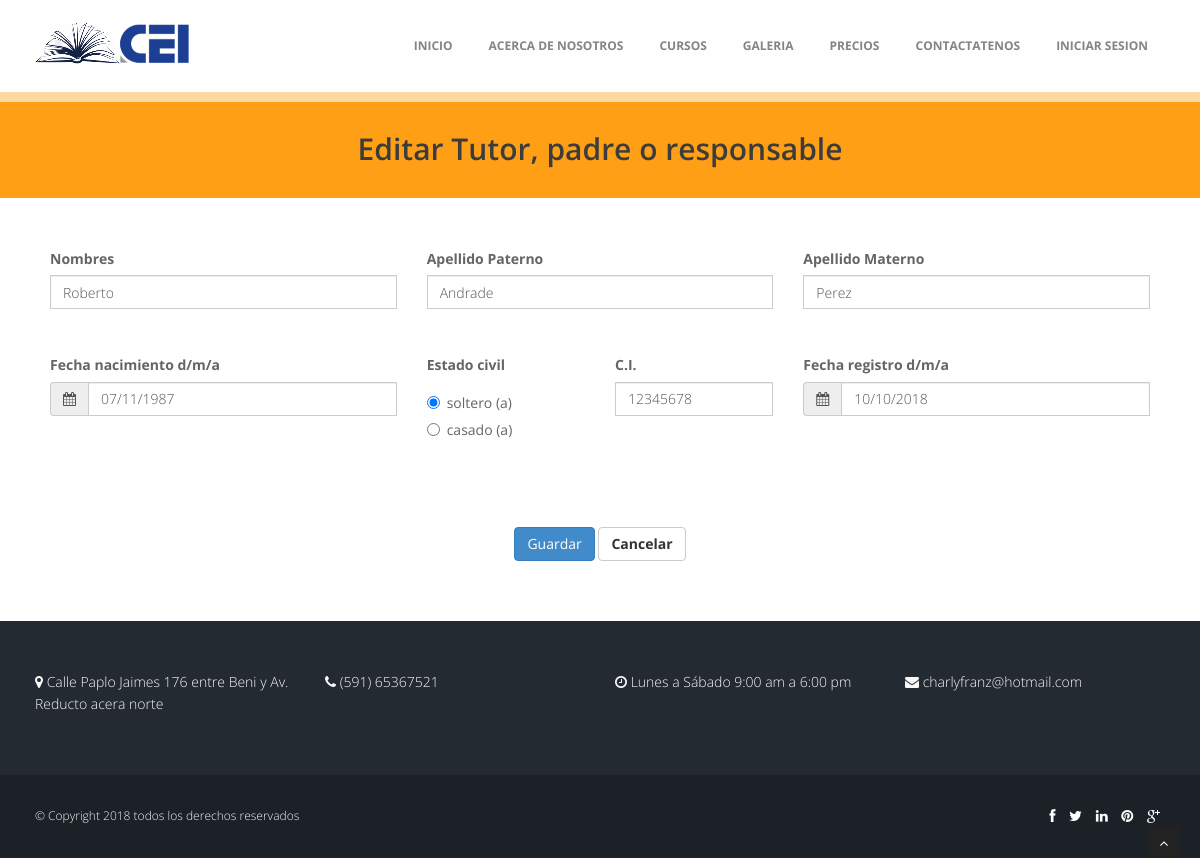
The app's page /admin/tutores/edit/1 with its own data.
### tables this page shows
CREATE TABLE `tutor` (
  `ID_TUTOR` int(11) NOT NULL,
  `NOMBRE` varchar(20) DEFAULT NULL,
  `AP_PATERNO` varchar(20) DEFAULT NULL,
  `AP_MATERNO` varchar(20) DEFAULT NULL,
  `FECHA_NACIMIENTO` varchar(10) DEFAULT NULL,
  `ESTADO_CIVIL` varchar(15) DEFAULT NULL,
  `CI` int(11) DEFAULT NULL,
  `FECHA_REGISTRO` varchar(10) DEFAULT NULL
);

### application/controllers/admin/tutores.php (called while the page is built, shortened)
<?php
class Tutores extends CI_Controller {
  public function __construct(){
    $this->load->model("model_tutores");
  }
  public function edit($id){
    $data = array(
      'tutor' => $this->model_tutores->get($id)
    );
    $this->load->view('header');
		$this->load->view('admin/tutores/t_vista_edit', $data);
		$this->load->view('footer');
  }
}

### index.php (called while the page is built, shortened)
<?php
require_once BASEPATH.'core/CodeIgniter.php';

### application/models/model_tutores.php (called while the page is built, shortened)
<?php
class Model_tutores extends CI_Model {
  public function get($id){
    $this->db->where("id_tutor", $id);
    $resultado = $this->db->get("tutor");
    return $resultado->row();
  }
}

### application/views/admin/tutores/t_vista_edit.php (the view, shortened to what this page needs)
<section id="inner-headline">
	<div class="container">
		<div class="row">
			<div class="col-lg-12">
				<h2 class="pageTitle"> Editar Tutor, padre o responsable
				</h2>
			</div>
		</div>
	</div>
	</section>
	<section id="content">
		<div class="container">
    <div class="row">
      <div class="col-md-12">
      <form action="<?php echo base_url(); ?>admin/tutores/update" method="post">
					<div class="col-sm-12">
						<div class="row">
							<div class="col-sm-4 form-group">
								<label>Nombres</label>
								<input type="text" placeholder="ejemplo:  Juan Pablo" class="form-control" required="" name="nombre" value="<?php echo $tutor->NOMBRE?>">
							</div>
							<div class="col-sm-4 form-group">
								<label>Apellido Paterno</label>
								<input type="text" placeholder="ejemplo:  Gonzales" class="form-control" required="" name="ap_paterno"value="<?php echo $tutor->AP_PATERNO?>">
              </div>
              <div class="col-sm-4 form-group">
								<label>Apellido Materno</label>
								<input type="text" placeholder="ejemplo:  Perez" class="form-control" required="" name="ap_materno" value="<?php echo $tutor->AP_MATERNO?>">
							</div>
						</div>
						<div class="row">
							<div class="col-sm-4 form-group">
								<label>Fecha nacimiento d/m/a</label>
								<div class="input-group date">
									<div class="input-group-addon">
										<i class="fa fa-calendar"></i>
									</div>
									<input type="text" class="form-control pull-right" id="datepicker" name="fecha_nacimiento" value="<?php echo $tutor->FECHA_NACIMIENTO;?>">
								</div>
							</div>
							<div class="col-sm-4 ">
								<div class="row">
									<div class="col-sm-6 form-group">
										<label>Estado civil</label>
										<?php
											$es_soltero=false;
											if($tutor->ESTADO_CIVIL=='soltero (a)'){
												$es_soltero=true;
											}
										?>
										<div class="radio">
											<label>
												<input id="soltero" type="radio" name="estado_civil" id="soltero" value="soltero (a)" <?php
												if($es_soltero) echo "checked"?> >
												soltero (a)
											</label>
										</div>
										<div class="radio">
											<label>
												<input id="casado" type="radio" name="estado_civil" id="casado" value="casado (a)" <?php
												if(!$es_soltero) echo "checked"?> >
												casado (a)
											</label>
										</div>
									</div>
									<div class="col-sm-6 form-group">
										<label>C.I.</label>
										<input type="number"  class="form-control" required="" name="ci" value="<?php echo $tutor->CI;?>">
									</div>
								</div>
							</div>
							<div class="col-sm-4 form-group">
								<label>Fecha registro d/m/a</label>
								<div class="input-group date">
									<div class="input-group-addon">
										<i class="fa fa-calendar"></i>
									</div>
									<input type="text" class="form-control pull-right" id="datepicker2" class="form-control" name="fecha_registro" value="<?php echo $tutor->FECHA_REGISTRO?>">
								</div>
							</div>
            </div>
						<div class="row">
								<div class="col-md-12 text-center">
                  <button type="submit" class="btn btn-primary">Guardar</button>
                  <a href="<?php echo base_url(); ?>admin/tutores" id="cancel" name="cancel" class="btn btn-default"><strong>Cancelar</strong></a>
								</div>
            </div>
					</div>
				</form>
      </div>
    </div>
    </div>
</section>

### assets/css/style.css (style rules this page uses)
body { font-family:'Open Sans', Arial, sans-serif; font-size:14px; font-weight:300; line-height:1.6em; color:#656565; }
h1,h2, h3, h4, h5, h6 { font-family:'Open Sans', Arial, sans-serif; font-weight: 600; line-height:1.1em; color: #3C3C3C; margin-bottom: 20px; }
.container { padding:0 20px 0 20px; position:relative; }
.row,.row-fluid { margin-bottom:30px; }
.row .row,.row-fluid .row-fluid { margin-bottom:30px; }
.pageTitle { color: #3C3C3C;margin: 30px 0 3px;display: inline-block; }
.form-control { border-radius:0; }
#content { position:relative; background:#fff; padding:50px 0 0px 0; }
#inner-headline { background: #FF9F16; position:relative; margin:0; padding:0; color:#fefefe; border-top: 10px solid #FED8A1; text-align: center; }

### records on screen
tutor: nombre "Roberto", ap_materno "Perez", fecha_nacimiento "07/11/1987", ESTADO_CIVIL "☑ soltero (a)", ESTADO_CIVIL "☐ casado (a)", ci "12345678", fecha_registro "10/10/2018"
